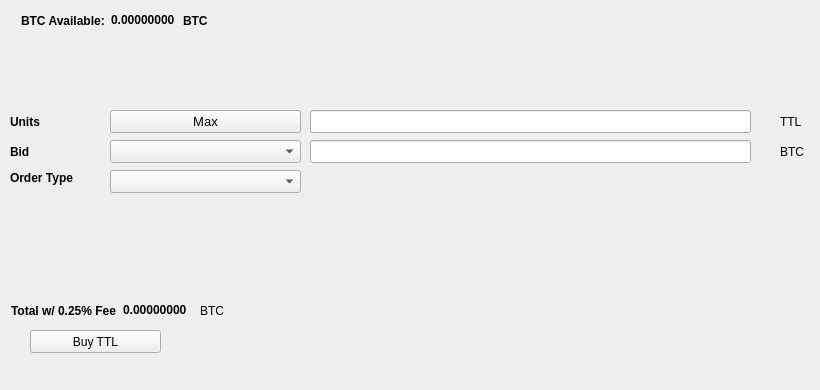
   <widget class="QWidget" name="BuyTab">
    <attribute name="title">
     <string>Buy</string>
    </attribute>
    <widget class="QPushButton" name="BuyTTL">
     <property name="geometry">
      <rect>
       <x>30</x>
       <y>330</y>
       <width>131</width>
       <height>23</height>
      </rect>
     </property>
     <property name="text">
      <string>Buy TTL</string>
     </property>
     <property name="icon">
      <iconset resource="../thatsthelabor.qrc">
       <normaloff>:/icons/bitcoin</normaloff>:/icons/bitcoin</iconset>
     </property>
    </widget>
    <widget class="QLabel" name="label_3">
     <property name="geometry">
      <rect>
       <x>10</x>
       <y>110</y>
       <width>46</width>
       <height>23</height>
      </rect>
     </property>
     <property name="font">
      <font>
       <weight>75</weight>
       <bold>true</bold>
      </font>
     </property>
     <property name="text">
      <string>Units</string>
     </property>
    </widget>
    <widget class="QLineEdit" name="UnitsInput">
     <property name="geometry">
      <rect>
       <x>310</x>
       <y>110</y>
       <width>441</width>
       <height>23</height>
      </rect>
     </property>
     <property name="font">
      <font>
       <pointsize>9</pointsize>
       <weight>75</weight>
       <bold>true</bold>
      </font>
     </property>
    </widget>
    <widget class="QLineEdit" name="BuyBidPriceEdit">
     <property name="geometry">
      <rect>
       <x>310</x>
       <y>140</y>
       <width>441</width>
       <height>23</height>
      </rect>
     </property>
     <property name="font">
      <font>
       <pointsize>9</pointsize>
       <weight>75</weight>
       <bold>true</bold>
      </font>
     </property>
    </widget>
    <widget class="QLabel" name="label_4">
     <property name="geometry">
      <rect>
       <x>780</x>
       <y>110</y>
       <width>31</width>
       <height>23</height>
      </rect>
     </property>
     <property name="text">
      <string>TTL</string>
     </property>
    </widget>
    <widget class="QLabel" name="label_5">
     <property name="geometry">
      <rect>
       <x>780</x>
       <y>140</y>
       <width>31</width>
       <height>23</height>
      </rect>
     </property>
     <property name="text">
      <string>BTC</string>
     </property>
    </widget>
    <widget class="QLabel" name="label_6">
     <property name="geometry">
      <rect>
       <x>10</x>
       <y>140</y>
       <width>46</width>
       <height>23</height>
      </rect>
     </property>
     <property name="font">
      <font>
       <weight>75</weight>
       <bold>true</bold>
      </font>
     </property>
     <property name="text">
      <string>Bid</string>
     </property>
    </widget>
    <widget class="QLabel" name="label_7">
     <property name="geometry">
      <rect>
       <x>10</x>
       <y>170</y>
       <width>91</width>
       <height>16</height>
      </rect>
     </property>
     <property name="font">
      <font>
       <weight>75</weight>
       <bold>true</bold>
      </font>
     </property>
     <property name="text">
      <string>Order Type</string>
     </property>
    </widget>
    <widget class="QPushButton" name="Buy_Max_Amount">
     <property name="geometry">
      <rect>
       <x>110</x>
       <y>110</y>
       <width>191</width>
       <height>23</height>
      </rect>
     </property>
     <property name="font">
      <font>
       <pointsize>10</pointsize>
      </font>
     </property>
     <property name="text">
      <string>Max</string>
     </property>
    </widget>
    <widget class="QComboBox" name="BuyBidcomboBox">
     <property name="geometry">
      <rect>
       <x>110</x>
       <y>140</y>
       <width>191</width>
       <height>23</height>
      </rect>
     </property>
     <property name="font">
      <font>
       <pointsize>10</pointsize>
      </font>
     </property>
    </widget>
    <widget class="QComboBox" name="buyOrdertypeCombo">
     <property name="geometry">
      <rect>
       <x>110</x>
       <y>170</y>
       <width>191</width>
       <height>23</height>
      </rect>
     </property>
     <property name="font">
      <font>
       <pointsize>10</pointsize>
      </font>
     </property>
    </widget>
    <widget class="QWidget" name="layoutWidget1">
     <property name="geometry">
      <rect>
       <x>21</x>
       <y>11</y>
       <width>227</width>
       <height>19</height>
      </rect>
     </property>
     <layout class="QHBoxLayout" name="horizontalLayout_3">
      <item>
       <widget class="QLabel" name="label232">
        <property name="font">
         <font>
          <weight>75</weight>
          <bold>true</bold>
         </font>
        </property>
        <property name="text">
         <string>BTC Available:</string>
        </property>
       </widget>
      </item>
      <item>
       <widget class="QLabel" name="BtcAvailableLbl">
        <property name="palette">
         <palette>
          <active>
           <colorrole role="WindowText">
            <brush brushstyle="SolidPattern">
             <color alpha="255">
              <red>0</red>
              <green>0</green>
              <blue>0</blue>
             </color>
            </brush>
           </colorrole>
           <colorrole role="Button">
            <brush brushstyle="SolidPattern">
             <color alpha="255">
              <red>0</red>
              <green>170</green>
              <blue>0</blue>
             </color>
            </brush>
           </colorrole>
           <colorrole role="Light">
            <brush brushstyle="SolidPattern">
             <color alpha="255">
              <red>0</red>
              <green>255</green>
              <blue>0</blue>
             </color>
            </brush>
           </colorrole>
           <colorrole role="Midlight">
            <brush brushstyle="SolidPattern">
             <color alpha="255">
              <red>0</red>
              <green>212</green>
              <blue>0</blue>
             </color>
            </brush>
           </colorrole>
           <colorrole role="Dark">
            <brush brushstyle="SolidPattern">
             <color alpha="255">
              <red>0</red>
              <green>85</green>
              <blue>0</blue>
             </color>
            </brush>
           </colorrole>
           <colorrole role="Mid">
            <brush brushstyle="SolidPattern">
             <color alpha="255">
              <red>0</red>
              <green>113</green>
              <blue>0</blue>
             </color>
            </brush>
           </colorrole>
           <colorrole role="Text">
            <brush brushstyle="SolidPattern">
             <color alpha="255">
              <red>0</red>
              <green>170</green>
              <blue>0</blue>
             </color>
            </brush>
           </colorrole>
           <colorrole role="BrightText">
            <brush brushstyle="SolidPattern">
             <color alpha="255">
              <red>255</red>
              <green>255</green>
              <blue>255</blue>
             </color>
            </brush>
           </colorrole>
           <colorrole role="ButtonText">
            <brush brushstyle="SolidPattern">
             <color alpha="255">
              <red>0</red>
              <green>0</green>
              <blue>0</blue>
             </color>
            </brush>
           </colorrole>
           <colorrole role="Base">
            <brush brushstyle="SolidPattern">
             <color alpha="255">
              <red>255</red>
              <green>255</green>
              <blue>255</blue>
             </color>
            </brush>
           </colorrole>
           <colorrole role="Window">
            <brush brushstyle="SolidPattern">
             <color alpha="255">
              <red>0</red>
              <green>170</green>
              <blue>0</blue>
             </color>
            </brush>
           </colorrole>
           <colorrole role="Shadow">
            <brush brushstyle="SolidPattern">
             <color alpha="255">
              <red>0</red>
              <green>0</green>
              <blue>0</blue>
             </color>
            </brush>
           </colorrole>
           <colorrole role="AlternateBase">
            <brush brushstyle="SolidPattern">
             <color alpha="255">
              <red>127</red>
              <green>212</green>
              <blue>127</blue>
             </color>
            </brush>
           </colorrole>
           <colorrole role="ToolTipBase">
            <brush brushstyle="SolidPattern">
             <color alpha="255">
              <red>255</red>
              <green>255</green>
              <blue>220</blue>
             </color>
            </brush>
           </colorrole>
           <colorrole role="ToolTipText">
            <brush brushstyle="SolidPattern">
             <color alpha="255">
              <red>0</red>
              <green>0</green>
              <blue>0</blue>
             </color>
            </brush>
           </colorrole>
          </active>
          <inactive>
           <colorrole role="WindowText">
            <brush brushstyle="SolidPattern">
             <color alpha="255">
              <red>0</red>
              <green>0</green>
              <blue>0</blue>
             </color>
            </brush>
           </colorrole>
           <colorrole role="Button">
            <brush brushstyle="SolidPattern">
             <color alpha="255">
              <red>0</red>
              <green>170</green>
              <blue>0</blue>
             </color>
            </brush>
           </colorrole>
           <colorrole role="Light">
            <brush brushstyle="SolidPattern">
             <color alpha="255">
              <red>0</red>
              <green>255</green>
              <blue>0</blue>
             </color>
            </brush>
           </colorrole>
           <colorrole role="Midlight">
            <brush brushstyle="SolidPattern">
             <color alpha="255">
              <red>0</red>
              <green>212</green>
              <blue>0</blue>
             </color>
            </brush>
           </colorrole>
           <colorrole role="Dark">
            <brush brushstyle="SolidPattern">
             <color alpha="255">
              <red>0</red>
              <green>85</green>
              <blue>0</blue>
             </color>
            </brush>
           </colorrole>
           <colorrole role="Mid">
            <brush brushstyle="SolidPattern">
             <color alpha="255">
              <red>0</red>
              <green>113</green>
              <blue>0</blue>
             </color>
            </brush>
           </colorrole>
           <colorrole role="Text">
            <brush brushstyle="SolidPattern">
             <color alpha="255">
              <red>0</red>
              <green>170</green>
              <blue>0</blue>
             </color>
            </brush>
           </colorrole>
           <colorrole role="BrightText">
            <brush brushstyle="SolidPattern">
             <color alpha="255">
              <red>255</red>
              <green>255</green>
              <blue>255</blue>
             </color>
            </brush>
           </colorrole>
           <colorrole role="ButtonText">
            <brush brushstyle="SolidPattern">
             <color alpha="255">
              <red>0</red>
              <green>0</green>
              <blue>0</blue>
             </color>
            </brush>
           </colorrole>
           <colorrole role="Base">
            <brush brushstyle="SolidPattern">
             <color alpha="255">
              <red>255</red>
              <green>255</green>
              <blue>255</blue>
             </color>
            </brush>
           </colorrole>
           <colorrole role="Window">
            <brush brushstyle="SolidPattern">
             <color alpha="255">
              <red>0</red>
              <green>170</green>
              <blue>0</blue>
             </color>
            </brush>
           </colorrole>
           <colorrole role="Shadow">
            <brush brushstyle="SolidPattern">
             <color alpha="255">
              <red>0</red>
              <green>0</green>
              <blue>0</blue>
             </color>
            </brush>
           </colorrole>
           <colorrole role="AlternateBase">
            <brush brushstyle="SolidPattern">
             <color alpha="255">
              <red>127</red>
              <green>212</green>
              <blue>127</blue>
             </color>
            </brush>
           </colorrole>
           <colorrole role="ToolTipBase">
            <brush brushstyle="SolidPattern">
             <color alpha="255">
              <red>255</red>
              <green>255</green>
              <blue>220</blue>
             </color>
            </brush>
           </colorrole>
           <colorrole role="ToolTipText">
            <brush brushstyle="SolidPattern">
             <color alpha="255">
              <red>0</red>
              <green>0</green>
              <blue>0</blue>
             </color>
            </brush>
           </colorrole>
          </inactive>
          <disabled>
           <colorrole role="WindowText">
            <brush brushstyle="SolidPattern">
             <color alpha="255">
              <red>0</red>
              <green>85</green>
              <blue>0</blue>
             </color>
            </brush>
           </colorrole>
           <colorrole role="Button">
            <brush brushstyle="SolidPattern">
             <color alpha="255">
              <red>0</red>
              <green>170</green>
              <blue>0</blue>
             </color>
            </brush>
           </colorrole>
           <colorrole role="Light">
            <brush brushstyle="SolidPattern">
             <color alpha="255">
              <red>0</red>
              <green>255</green>
              <blue>0</blue>
             </color>
            </brush>
           </colorrole>
           <colorrole role="Midlight">
            <brush brushstyle="SolidPattern">
             <color alpha="255">
              <red>0</red>
              <green>212</green>
              <blue>0</blue>
             </color>
            </brush>
           </colorrole>
           <colorrole role="Dark">
            <brush brushstyle="SolidPattern">
             <color alpha="255">
              <red>0</red>
              <green>85</green>
              <blue>0</blue>
             </color>
            </brush>
           </colorrole>
           <colorrole role="Mid">
            <brush brushstyle="SolidPattern">
             <color alpha="255">
              <red>0</red>
              <green>113</green>
              <blue>0</blue>
             </color>
            </brush>
           </colorrole>
           <colorrole role="Text">
            <brush brushstyle="SolidPattern">
             <color alpha="255">
              <red>0</red>
              <green>85</green>
              <blue>0</blue>
             </color>
            </brush>
           </colorrole>
           <colorrole role="BrightText">
            <brush brushstyle="SolidPattern">
             <color alpha="255">
              <red>255</red>
              <green>255</green>
              <blue>255</blue>
             </color>
            </brush>
           </colorrole>
           <colorrole role="ButtonText">
            <brush brushstyle="SolidPattern">
             <color alpha="255">
              <red>0</red>
              <green>85</green>
              <blue>0</blue>
             </color>
            </brush>
           </colorrole>
           <colorrole role="Base">
            <brush brushstyle="SolidPattern">
             <color alpha="255">
              <red>0</red>
              <green>170</green>
              <blue>0</blue>
             </color>
            </brush>
           </colorrole>
           <colorrole role="Window">
            <brush brushstyle="SolidPattern">
             <color alpha="255">
              <red>0</red>
              <green>170</green>
              <blue>0</blue>
             </color>
            </brush>
           </colorrole>
           <colorrole role="Shadow">
            <brush brushstyle="SolidPattern">
             <color alpha="255">
              <red>0</red>
              <green>0</green>
              <blue>0</blue>
             </color>
            </brush>
           </colorrole>
           <colorrole role="AlternateBase">
            <brush brushstyle="SolidPattern">
             <color alpha="255">
              <red>0</red>
              <green>170</green>
              <blue>0</blue>
             </color>
            </brush>
           </colorrole>
           <colorrole role="ToolTipBase">
            <brush brushstyle="SolidPattern">
             <color alpha="255">
              <red>255</red>
              <green>255</green>
              <blue>220</blue>
             </color>
            </brush>
           </colorrole>
           <colorrole role="ToolTipText">
            <brush brushstyle="SolidPattern">
             <color alpha="255">
              <red>0</red>
              <green>0</green>
              <blue>0</blue>
             </color>
            </brush>
           </colorrole>
          </disabled>
         </palette>
        </property>
        <property name="font">
         <font>
          <weight>75</weight>
          <bold>true</bold>
         </font>
        </property>
        <property name="text">
         <string>0.00000000</string>
        </property>
        <property name="textInteractionFlags">
         <set>Qt::LinksAccessibleByMouse|Qt::TextSelectableByKeyboard|Qt::TextSelectableByMouse</set>
        </property>
       </widget>
      </item>
      <item>
       <widget class="QLabel" name="BtcAvailableLbl_2">
        <property name="font">
         <font>
          <weight>75</weight>
          <bold>true</bold>
         </font>
        </property>
        <property name="text">
         <string>BTC</string>
        </property>
       </widget>
      </item>
     </layout>
    </widget>
    <widget class="QWidget" name="layoutWidge2">
     <property name="geometry">
      <rect>
       <x>11</x>
       <y>301</y>
       <width>259</width>
       <height>19</height>
      </rect>
     </property>
     <layout class="QHBoxLayout" name="horizontalLayout_4">
      <item>
       <widget class="QLabel" name="label_9">
        <property name="font">
         <font>
          <weight>75</weight>
          <bold>true</bold>
         </font>
        </property>
        <property name="text">
         <string>Total w/ 0.25% Fee</string>
        </property>
       </widget>
      </item>
      <item>
       <widget class="QLabel" name="BuyCostLabel">
        <property name="palette">
         <palette>
          <active>
           <colorrole role="WindowText">
            <brush brushstyle="SolidPattern">
             <color alpha="255">
              <red>0</red>
              <green>0</green>
              <blue>0</blue>
             </color>
            </brush>
           </colorrole>
           <colorrole role="Button">
            <brush brushstyle="SolidPattern">
             <color alpha="255">
              <red>0</red>
              <green>170</green>
              <blue>0</blue>
             </color>
            </brush>
           </colorrole>
           <colorrole role="Light">
            <brush brushstyle="SolidPattern">
             <color alpha="255">
              <red>0</red>
              <green>255</green>
              <blue>0</blue>
             </color>
            </brush>
           </colorrole>
           <colorrole role="Midlight">
            <brush brushstyle="SolidPattern">
             <color alpha="255">
              <red>0</red>
              <green>212</green>
              <blue>0</blue>
             </color>
            </brush>
           </colorrole>
           <colorrole role="Dark">
            <brush brushstyle="SolidPattern">
             <color alpha="255">
              <red>0</red>
              <green>85</green>
              <blue>0</blue>
             </color>
            </brush>
           </colorrole>
           <colorrole role="Mid">
            <brush brushstyle="SolidPattern">
             <color alpha="255">
              <red>0</red>
              <green>113</green>
              <blue>0</blue>
             </color>
            </brush>
           </colorrole>
           <colorrole role="Text">
            <brush brushstyle="SolidPattern">
             <color alpha="255">
              <red>0</red>
              <green>170</green>
              <blue>0</blue>
             </color>
            </brush>
           </colorrole>
           <colorrole role="BrightText">
            <brush brushstyle="SolidPattern">
             <color alpha="255">
              <red>255</red>
              <green>255</green>
              <blue>255</blue>
             </color>
            </brush>
           </colorrole>
           <colorrole role="ButtonText">
            <brush brushstyle="SolidPattern">
             <color alpha="255">
              <red>0</red>
              <green>0</green>
              <blue>0</blue>
             </color>
            </brush>
           </colorrole>
           <colorrole role="Base">
            <brush brushstyle="SolidPattern">
             <color alpha="255">
              <red>255</red>
              <green>255</green>
              <blue>255</blue>
             </color>
            </brush>
           </colorrole>
           <colorrole role="Window">
            <brush brushstyle="SolidPattern">
             <color alpha="255">
              <red>0</red>
              <green>170</green>
              <blue>0</blue>
             </color>
            </brush>
           </colorrole>
           <colorrole role="Shadow">
            <brush brushstyle="SolidPattern">
             <color alpha="255">
              <red>0</red>
              <green>0</green>
              <blue>0</blue>
             </color>
            </brush>
           </colorrole>
           <colorrole role="AlternateBase">
            <brush brushstyle="SolidPattern">
             <color alpha="255">
              <red>127</red>
              <green>212</green>
              <blue>127</blue>
             </color>
            </brush>
           </colorrole>
           <colorrole role="ToolTipBase">
            <brush brushstyle="SolidPattern">
             <color alpha="255">
              <red>255</red>
              <green>255</green>
              <blue>220</blue>
             </color>
            </brush>
           </colorrole>
           <colorrole role="ToolTipText">
            <brush brushstyle="SolidPattern">
             <color alpha="255">
              <red>0</red>
              <green>0</green>
              <blue>0</blue>
             </color>
            </brush>
           </colorrole>
          </active>
          <inactive>
           <colorrole role="WindowText">
            <brush brushstyle="SolidPattern">
             <color alpha="255">
              <red>0</red>
              <green>0</green>
              <blue>0</blue>
             </color>
            </brush>
           </colorrole>
           <colorrole role="Button">
            <brush brushstyle="SolidPattern">
             <color alpha="255">
              <red>0</red>
              <green>170</green>
              <blue>0</blue>
             </color>
            </brush>
           </colorrole>
           <colorrole role="Light">
            <brush brushstyle="SolidPattern">
             <color alpha="255">
              <red>0</red>
              <green>255</green>
              <blue>0</blue>
             </color>
            </brush>
           </colorrole>
           <colorrole role="Midlight">
            <brush brushstyle="SolidPattern">
             <color alpha="255">
              <red>0</red>
              <green>212</green>
              <blue>0</blue>
             </color>
            </brush>
           </colorrole>
           <colorrole role="Dark">
            <brush brushstyle="SolidPattern">
             <color alpha="255">
              <red>0</red>
              <green>85</green>
              <blue>0</blue>
             </color>
            </brush>
           </colorrole>
           <colorrole role="Mid">
            <brush brushstyle="SolidPattern">
             <color alpha="255">
              <red>0</red>
              <green>113</green>
              <blue>0</blue>
             </color>
            </brush>
           </colorrole>
           <colorrole role="Text">
            <brush brushstyle="SolidPattern">
             <color alpha="255">
              <red>0</red>
              <green>170</green>
              <blue>0</blue>
             </color>
            </brush>
           </colorrole>
           <colorrole role="BrightText">
            <brush brushstyle="SolidPattern">
             <color alpha="255">
              <red>255</red>
              <green>255</green>
              <blue>255</blue>
             </color>
            </brush>
           </colorrole>
           <colorrole role="ButtonText">
            <brush brushstyle="SolidPattern">
             <color alpha="255">
              <red>0</red>
              <green>0</green>
              <blue>0</blue>
             </color>
            </brush>
           </colorrole>
           <colorrole role="Base">
            <brush brushstyle="SolidPattern">
             <color alpha="255">
              <red>255</red>
              <green>255</green>
              <blue>255</blue>
             </color>
            </brush>
           </colorrole>
           <colorrole role="Window">
            <brush brushstyle="SolidPattern">
             <color alpha="255">
              <red>0</red>
              <green>170</green>
              <blue>0</blue>
             </color>
            </brush>
           </colorrole>
           <colorrole role="Shadow">
            <brush brushstyle="SolidPattern">
             <color alpha="255">
              <red>0</red>
              <green>0</green>
              <blue>0</blue>
             </color>
            </brush>
           </colorrole>
           <colorrole role="AlternateBase">
            <brush brushstyle="SolidPattern">
             <color alpha="255">
              <red>127</red>
              <green>212</green>
              <blue>127</blue>
             </color>
            </brush>
           </colorrole>
           <colorrole role="ToolTipBase">
            <brush brushstyle="SolidPattern">
             <color alpha="255">
              <red>255</red>
              <green>255</green>
              <blue>220</blue>
             </color>
            </brush>
           </colorrole>
           <colorrole role="ToolTipText">
            <brush brushstyle="SolidPattern">
             <color alpha="255">
              <red>0</red>
              <green>0</green>
              <blue>0</blue>
             </color>
            </brush>
           </colorrole>
          </inactive>
          <disabled>
           <colorrole role="WindowText">
            <brush brushstyle="SolidPattern">
             <color alpha="255">
              <red>0</red>
              <green>85</green>
              <blue>0</blue>
             </color>
            </brush>
           </colorrole>
           <colorrole role="Button">
            <brush brushstyle="SolidPattern">
             <color alpha="255">
              <red>0</red>
              <green>170</green>
              <blue>0</blue>
             </color>
            </brush>
           </colorrole>
           <colorrole role="Light">
            <brush brushstyle="SolidPattern">
             <color alpha="255">
              <red>0</red>
              <green>255</green>
              <blue>0</blue>
             </color>
            </brush>
           </colorrole>
           <colorrole role="Midlight">
            <brush brushstyle="SolidPattern">
             <color alpha="255">
              <red>0</red>
              <green>212</green>
              <blue>0</blue>
             </color>
            </brush>
           </colorrole>
           <colorrole role="Dark">
            <brush brushstyle="SolidPattern">
             <color alpha="255">
              <red>0</red>
              <green>85</green>
              <blue>0</blue>
             </color>
            </brush>
           </colorrole>
           <colorrole role="Mid">
            <brush brushstyle="SolidPattern">
             <color alpha="255">
              <red>0</red>
              <green>113</green>
              <blue>0</blue>
             </color>
            </brush>
           </colorrole>
           <colorrole role="Text">
            <brush brushstyle="SolidPattern">
             <color alpha="255">
              <red>0</red>
              <green>85</green>
              <blue>0</blue>
             </color>
            </brush>
           </colorrole>
           <colorrole role="BrightText">
            <brush brushstyle="SolidPattern">
             <color alpha="255">
              <red>255</red>
              <green>255</green>
              <blue>255</blue>
             </color>
            </brush>
           </colorrole>
           <colorrole role="ButtonText">
            <brush brushstyle="SolidPattern">
             <color alpha="255">
              <red>0</red>
              <green>85</green>
              <blue>0</blue>
             </color>
            </brush>
           </colorrole>
           <colorrole role="Base">
            <brush brushstyle="SolidPattern">
             <color alpha="255">
              <red>0</red>
              <green>170</green>
              <blue>0</blue>
             </color>
            </brush>
           </colorrole>
           <colorrole role="Window">
            <brush brushstyle="SolidPattern">
             <color alpha="255">
              <red>0</red>
              <green>170</green>
              <blue>0</blue>
             </color>
            </brush>
           </colorrole>
           <colorrole role="Shadow">
            <brush brushstyle="SolidPattern">
             <color alpha="255">
              <red>0</red>
              <green>0</green>
              <blue>0</blue>
             </color>
            </brush>
           </colorrole>
           <colorrole role="AlternateBase">
            <brush brushstyle="SolidPattern">
             <color alpha="255">
              <red>0</red>
              <green>170</green>
              <blue>0</blue>
             </color>
            </brush>
           </colorrole>
           <colorrole role="ToolTipBase">
            <brush brushstyle="SolidPattern">
             <color alpha="255">
              <red>255</red>
              <green>255</green>
              <blue>220</blue>
             </color>
            </brush>
           </colorrole>
           <colorrole role="ToolTipText">
            <brush brushstyle="SolidPattern">
             <color alpha="255">
              <red>0</red>
              <green>0</green>
              <blue>0</blue>
             </color>
            </brush>
           </colorrole>
          </disabled>
         </palette>
        </property>
        <property name="font">
         <font>
          <weight>75</weight>
          <bold>true</bold>
         </font>
        </property>
        <property name="autoFillBackground">
         <bool>false</bool>
        </property>
        <property name="text">
         <string>0.00000000</string>
        </property>
        <property name="textInteractionFlags">
         <set>Qt::LinksAccessibleByMouse|Qt::TextSelectableByMouse</set>
        </property>
       </widget>
      </item>
      <item>
       <widget class="QLabel" name="label_10">
        <property name="font">
         <font>
          <weight>50</weight>
          <bold>false</bold>
         </font>
        </property>
        <property name="text">
         <string>BTC</string>
        </property>
       </widget>
      </item>
     </layout>
    </widget>
    <widget class="QLabel" name="label_24">
     <property name="geometry">
      <rect>
       <x>460</x>
       <y>300</y>
       <width>281</width>
       <height>81</height>
      </rect>
     </property>
     <property name="text">
      <string/>
     </property>
     <property name="pixmap">
      <pixmap>:/images/bittrex</pixmap>
     </property>
    </widget>
   </widget>
